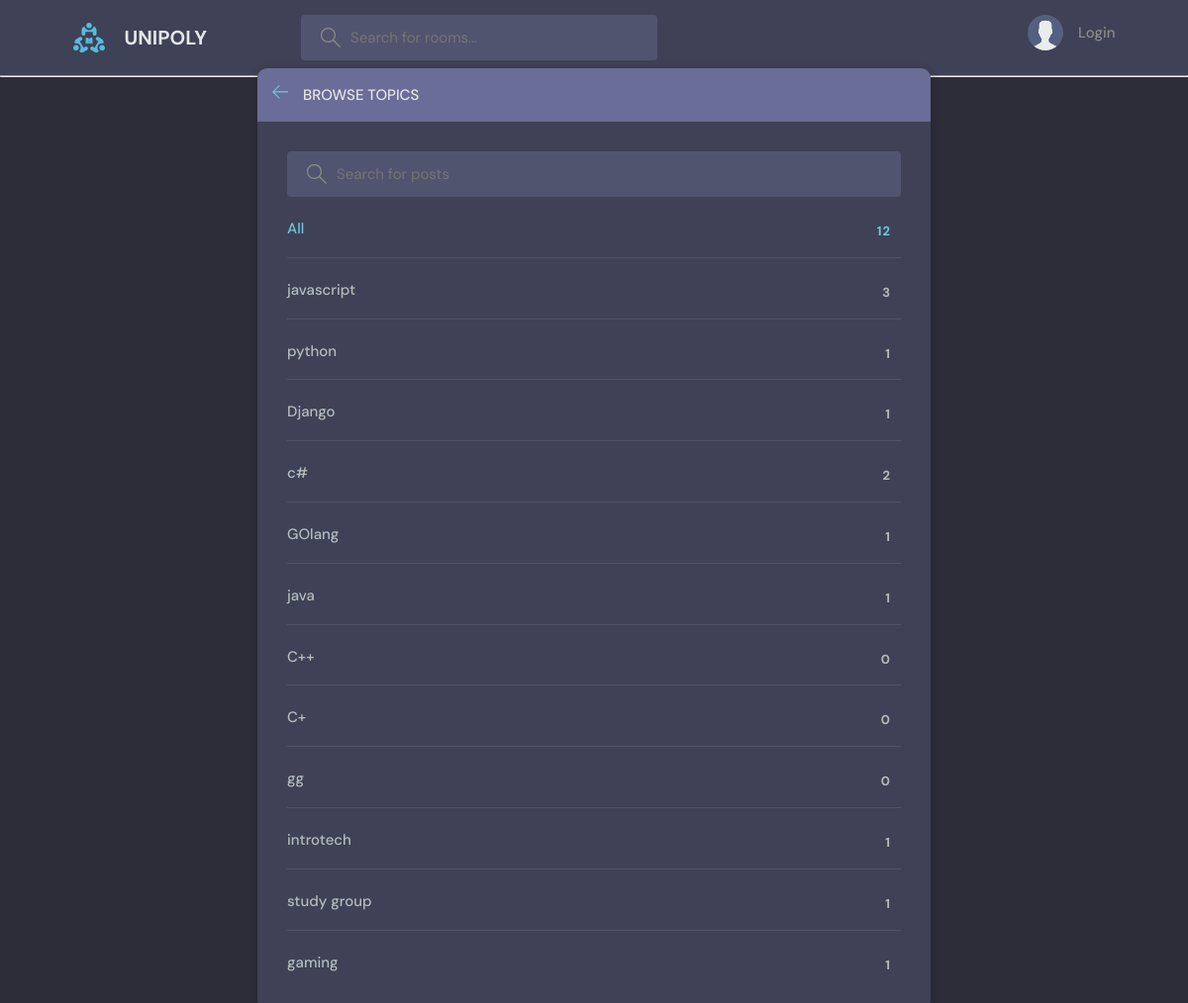
/topics/, run on an earlier commit of the app's database.
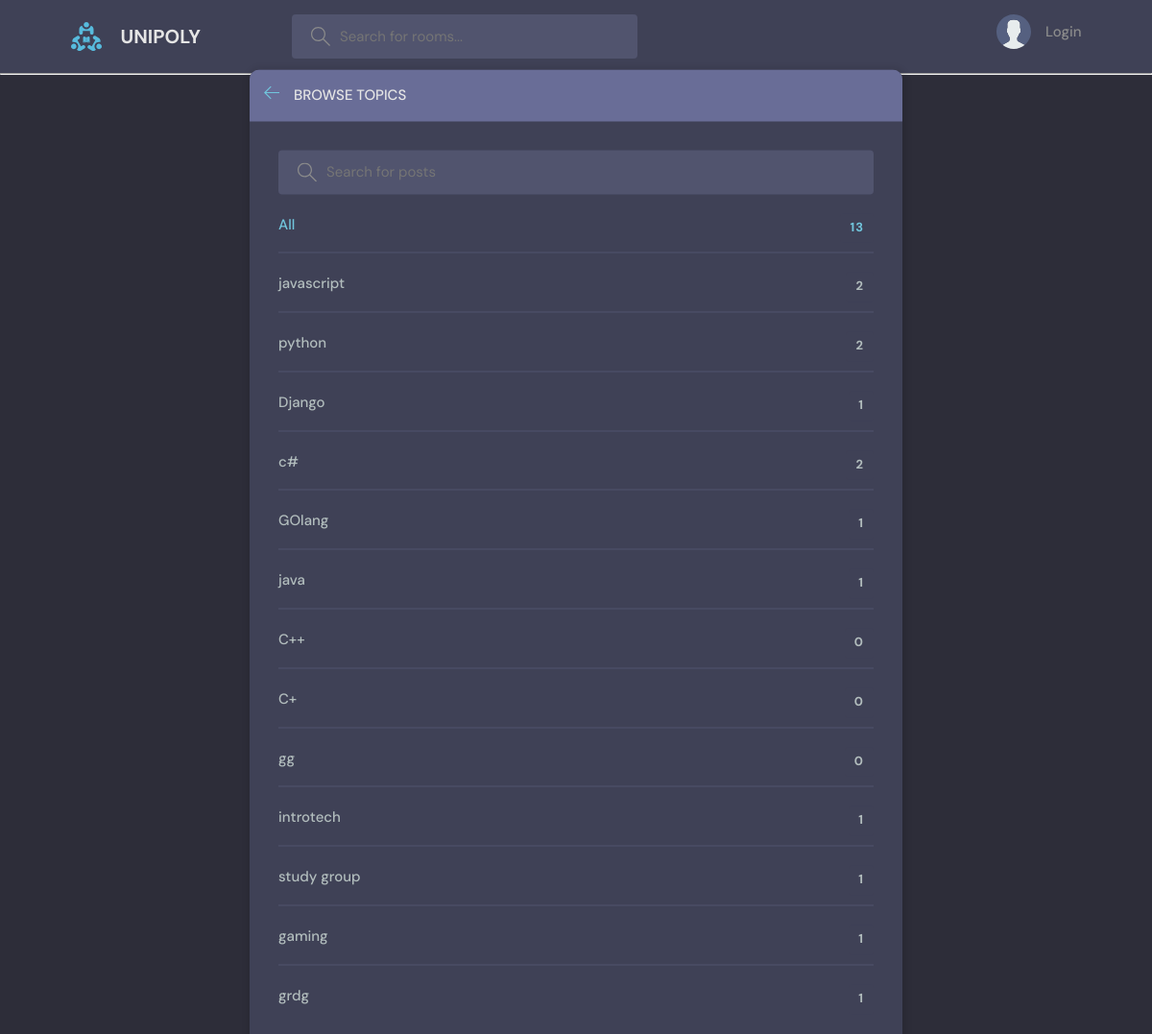
And on a later commit of the database.
### base/models.py (models this page shows, shortened)
class Topic(models.Model):
    name = models.CharField(max_length=200)

### base/views.py (the view)
# urls.py: path('topics/', views.topics, name = "topics"),
def topics(request):
    topics = Topic.objects.all()
    context = {'topics': topics}
    return render(request, 'base/topics-mobile.html', context)

### base/templates/base/topics-mobile.html (shortened to what this page needs)
{% extends 'main.html' %}
{% block content %}
 <main class="create-room layout">
      <div class="container">
        <div class="layout__box">
          <div class="layout__boxHeader">
            <div class="layout__boxTitle">
              <a href="{% url 'home' %}">
                <svg version="1.1" xmlns="http://www.w3.org/2000/svg" width="32" height="32" viewBox="0 0 32 32">
                  <title>arrow-left</title>
                  <path
                    d="M13.723 2.286l-13.723 13.714 13.719 13.714 1.616-1.611-10.96-10.96h27.625v-2.286h-27.625l10.965-10.965-1.616-1.607z"
                  ></path>
                </svg>
              </a>
              <h3>Browse Topics</h3>
            </div>
          </div>
          <div class="topics-page layout__body">
            <form class="header__search" method="POST" action="">
              <label>
                <input name="q" placeholder="Search for posts" />
              </label>
            </form>
            <ul class="topics__list">
              <li>
                <a href="{% url 'topics' %}" class="active">All <span>{{topics.count}}</span></a>
              </li>
              {% for topic in topics %}
              <li>
                <a href="{% url 'home' %}?q={{topic.name}}">{{topic.name}} <span>{{topic.room_set.all.count}}</span></a>
              </li>
              {% endfor%}
            </ul>
          </div>
        </div>
      </div>
    </main>
    {% endblock %}

### templates/main.html (shortened to what this page needs)
<!DOCTYPE html>
{% load static %}
<html lang="en">
  <head>
    <link rel="stylesheet" href="{% static 'styles/style.css' %}"/>
  </head>
  <body>
    {% include "nav_bar.html"%}
    {% block content %}
    {% endblock%}
  </body>
</html>

### templates/nav_bar.html (shortened to what this page needs)
{% load static %}
<header class="header header--loggedIn">
    <div class="container">
      <a href="{% url 'home' %}" class="header__logo">
        <img src="{% static 'images/logo.svg' %}" />
        <h1>UNIPOLY</h1>
      </a>
      <form class="header__search" method="GET" action="{% url 'home' %}">
        <label>
          <input name="q" placeholder="Search for rooms..." />
        </label>
      </form>
      <nav class="header__menu">
        {% if request.user.is_authenticated %}
        <div class="header__user">
          <a href="{% url 'userprofile' user.id %}">
            <div class="avatar avatar--medium active">
              <img src="https://randomuser.me/api/portraits/men/37.jpg" />
            </div>
            <p><span id='username'>{{request.user.username}}</span> <span>@{{request.user.username}}</span></p>
          </a>
          <button class="dropdown-button">
            <svg version="1.1" xmlns="http://www.w3.org/2000/svg" width="32" height="32" viewBox="0 0 32 32">
              <title>chevron-down</title>
              <path d="M16 21l-13-13h-3l16 16 16-16h-3l-13 13z"></path>
            </svg>
          </button>
        </div>
        {% else %}
        <a href="{% url 'login'%}">
          <img src="{% static 'images/avatar.svg' %}" />
          <p>Login</p>
        </a>
        {% endif %}
      </nav>
    </div>
  </header>

### static/styles/style.css (style rules this page uses)
:root { --color-main: #71c6dd; --color-main-light: #e1f6fb; --color-dark: #3f4156; --color-dark-medium: #51546e; --color-dark-light: #696d97; --color-light: #e5e5e5; --color-gray: #8b8b8b; --color-light-gray: #b2bdbd; --color-bg: #2d2d39; --color-success: #5dd693; --color-error: #fc4b0b; }
* { font-family: "DM Sans", -apple-system, BlinkMacSystemFont, "Segoe UI", Roboto, Oxygen, Ubuntu, Cantarell, "Open Sans", "Helvetica Neue", sans-serif; margin: 0; padding: 0; box-sizing: border-box; text-rendering: optimizeLegibility; font-size: inherit; }
html { font-size: 56.25%; }
@media only screen and (min-width: 1200px) { html { font-size: 62.5%; } }
body { line-height: 1.6; font-weight: 400; font-size: 1.5rem; color: var(--color-light-gray); background-color: var(--color-bg); min-height: 100vh; }
img { width: 100%; }
a { display: inline-block; color: var(--color-main); text-decoration: none; }
.container { max-width: 120rem; width: 90%; margin: auto; }
.header { padding: 1.5rem; background-color: var(--color-dark); }
.header > .container { display: flex; gap: 9.5rem; }
.header__logo, .header__user { display: flex; gap: 2rem; align-items: center; }
.header__logo > img { height: 3.2rem; width: 3.2rem; }
.header__logo > h1 { font-weight: 700; font-size: 2rem; color: var(--color-light); }
.header__search > label { background-color: var(--color-dark-medium); padding: 1.3rem 1rem; display: flex; align-items: center; gap: 1rem; border-radius: 4px; }
.header__search svg { fill: var(--color-gray); width: 2rem; height: 2rem; margin-left: 1rem; }
.header__search input { width: 30rem; background: transparent; border: none; outline: none; color: var(--color-light); }
.header__menu { margin-left: auto; position: relative; }
.header__menu a { display: flex; gap: 1.5rem; align-items: center; font-weight: 500; text-decoration: none; color: var(--color-gray); }
.header__menu img { height: 3.6rem; }
.header__menu p { line-height: 1.2; }
.layout { margin-top: 2.4rem; }
.layout > .container { display: flex; justify-content: space-between; align-items: flex-start; }
.layout__box { width: 90%; max-width: 48rem; min-height: 40rem; position: absolute; top: 50%; left: 50%; transform: translate(-50%, -46%); background-color: var(--color-dark); border-radius: 1rem; box-shadow: 1px 1px 6px 3px rgba(0, 0, 0, 0.1); overflow: hidden; }
.layout__boxHeader { display: flex; padding: 1.5rem; background-color: var(--color-dark-light); }
.layout__boxTitle { display: flex; gap: 1.5rem; align-items: center; }
.layout__boxTitle h3 { text-transform: uppercase; font-weight: 500; color: var(--color-light); }
.layout__boxTitle svg { width: 1.6rem; height: 1.6rem; fill: var(--color-main); }
.layout__body { margin: 3rem; }
.topics__list { list-style: none; }
.topics__list li a { display: flex; justify-content: space-between; margin-bottom: 3rem; font-weight: 500; color: var(--color-light-gray); transition: all 0.3s ease-in-out; }
.topics__list li a.active, .topics__list li a:hover { color: var(--color-main); }
.topics__list li a span { padding: 0.5rem 1rem; background-color: var(--color-dark); border-radius: 3px; font-size: 1.3rem; font-weight: 700; letter-spacing: 1px; }
.topics-page .topics__list li:not(:last-child) a { margin: 2rem 0; padding-bottom: 1rem; text-decoration: none; border-bottom: 1px solid var(--color-dark-medium); }
.topics-page .header__search { display: block; }
.create-room.layout .layout__box { max-width: 68rem; }

What changed in the data, as far as the page shows it:
computed for Topic "javascript": room_set.all.count "3" → "2"
computed for Topic "python": room_set.all.count "1" → "2"
added Topic: name "grdg", room_set.all.count "1"
Also different on the page:
{{ topics.count }}: "12" → "13"
